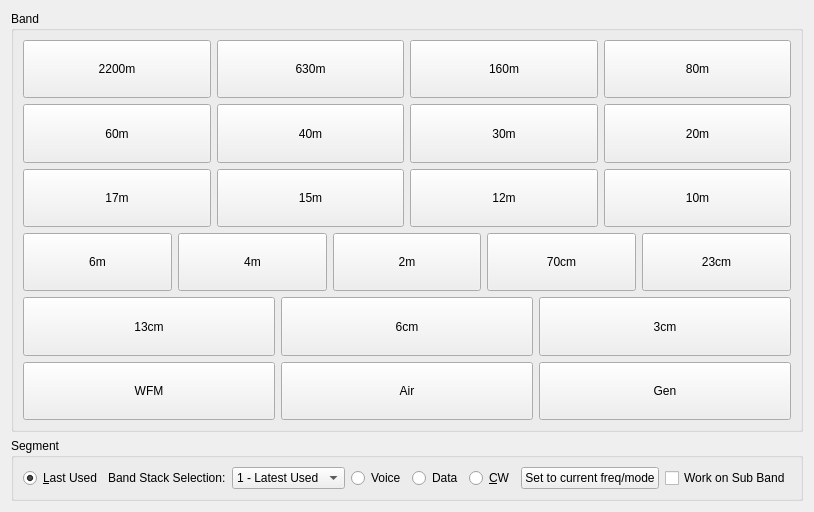
<?xml version="1.0" encoding="UTF-8"?>
<ui version="4.0">
 <class>bandbuttons</class>
 <widget class="QWidget" name="bandbuttons">
  <property name="geometry">
   <rect>
    <x>0</x>
    <y>0</y>
    <width>737</width>
    <height>512</height>
   </rect>
  </property>
  <property name="windowTitle">
   <string>Form</string>
  </property>
  <layout class="QVBoxLayout" name="verticalLayout">
   <item>
    <widget class="QGroupBox" name="groupBox_3">
     <property name="title">
      <string>Band</string>
     </property>
     <layout class="QVBoxLayout" name="verticalLayout_6">
      <item>
       <layout class="QHBoxLayout" name="horizontalLayout_26">
        <property name="topMargin">
         <number>0</number>
        </property>
        <property name="rightMargin">
         <number>0</number>
        </property>
        <item>
         <widget class="QPushButton" name="band2200mbtn">
          <property name="sizePolicy">
           <sizepolicy hsizetype="Minimum" vsizetype="MinimumExpanding">
            <horstretch>0</horstretch>
            <verstretch>0</verstretch>
           </sizepolicy>
          </property>
          <property name="maximumSize">
           <size>
            <width>16777215</width>
            <height>128</height>
           </size>
          </property>
          <property name="focusPolicy">
           <enum>Qt::FocusPolicy::NoFocus</enum>
          </property>
          <property name="text">
           <string>2200m</string>
          </property>
         </widget>
        </item>
        <item>
         <widget class="QPushButton" name="band630mbtn">
          <property name="sizePolicy">
           <sizepolicy hsizetype="Minimum" vsizetype="MinimumExpanding">
            <horstretch>0</horstretch>
            <verstretch>0</verstretch>
           </sizepolicy>
          </property>
          <property name="maximumSize">
           <size>
            <width>16777215</width>
            <height>128</height>
           </size>
          </property>
          <property name="focusPolicy">
           <enum>Qt::FocusPolicy::NoFocus</enum>
          </property>
          <property name="text">
           <string>630m</string>
          </property>
         </widget>
        </item>
        <item>
         <widget class="QPushButton" name="band160mbtn">
          <property name="sizePolicy">
           <sizepolicy hsizetype="Minimum" vsizetype="MinimumExpanding">
            <horstretch>0</horstretch>
            <verstretch>0</verstretch>
           </sizepolicy>
          </property>
          <property name="maximumSize">
           <size>
            <width>16777215</width>
            <height>128</height>
           </size>
          </property>
          <property name="focusPolicy">
           <enum>Qt::FocusPolicy::NoFocus</enum>
          </property>
          <property name="text">
           <string>160m</string>
          </property>
          <property name="shortcut">
           <string>L</string>
          </property>
         </widget>
        </item>
        <item>
         <widget class="QPushButton" name="band80mbtn">
          <property name="sizePolicy">
           <sizepolicy hsizetype="Minimum" vsizetype="MinimumExpanding">
            <horstretch>0</horstretch>
            <verstretch>0</verstretch>
           </sizepolicy>
          </property>
          <property name="maximumSize">
           <size>
            <width>16777215</width>
            <height>128</height>
           </size>
          </property>
          <property name="focusPolicy">
           <enum>Qt::FocusPolicy::NoFocus</enum>
          </property>
          <property name="text">
           <string>80m</string>
          </property>
          <property name="shortcut">
           <string>8</string>
          </property>
         </widget>
        </item>
       </layout>
      </item>
      <item>
       <layout class="QHBoxLayout" name="horizontalLayout_8">
        <item>
         <widget class="QPushButton" name="band60mbtn">
          <property name="sizePolicy">
           <sizepolicy hsizetype="Minimum" vsizetype="MinimumExpanding">
            <horstretch>0</horstretch>
            <verstretch>0</verstretch>
           </sizepolicy>
          </property>
          <property name="maximumSize">
           <size>
            <width>16777215</width>
            <height>128</height>
           </size>
          </property>
          <property name="focusPolicy">
           <enum>Qt::FocusPolicy::NoFocus</enum>
          </property>
          <property name="text">
           <string>60m</string>
          </property>
          <property name="shortcut">
           <string>S</string>
          </property>
         </widget>
        </item>
        <item>
         <widget class="QPushButton" name="band40mbtn">
          <property name="sizePolicy">
           <sizepolicy hsizetype="Minimum" vsizetype="MinimumExpanding">
            <horstretch>0</horstretch>
            <verstretch>0</verstretch>
           </sizepolicy>
          </property>
          <property name="maximumSize">
           <size>
            <width>16777215</width>
            <height>128</height>
           </size>
          </property>
          <property name="focusPolicy">
           <enum>Qt::FocusPolicy::NoFocus</enum>
          </property>
          <property name="text">
           <string>40m</string>
          </property>
          <property name="shortcut">
           <string>4</string>
          </property>
         </widget>
        </item>
        <item>
         <widget class="QPushButton" name="band30mbtn">
          <property name="sizePolicy">
           <sizepolicy hsizetype="Minimum" vsizetype="MinimumExpanding">
            <horstretch>0</horstretch>
            <verstretch>0</verstretch>
           </sizepolicy>
          </property>
          <property name="maximumSize">
           <size>
            <width>16777215</width>
            <height>128</height>
           </size>
          </property>
          <property name="focusPolicy">
           <enum>Qt::FocusPolicy::NoFocus</enum>
          </property>
          <property name="text">
           <string>30m</string>
          </property>
          <property name="shortcut">
           <string>3</string>
          </property>
         </widget>
        </item>
        <item>
         <widget class="QPushButton" name="band20mbtn">
          <property name="sizePolicy">
           <sizepolicy hsizetype="Minimum" vsizetype="MinimumExpanding">
            <horstretch>0</horstretch>
            <verstretch>0</verstretch>
           </sizepolicy>
          </property>
          <property name="maximumSize">
           <size>
            <width>16777215</width>
            <height>128</height>
           </size>
          </property>
          <property name="focusPolicy">
           <enum>Qt::FocusPolicy::NoFocus</enum>
          </property>
          <property name="text">
           <string>20m</string>
          </property>
          <property name="shortcut">
           <string>2</string>
          </property>
         </widget>
        </item>
       </layout>
      </item>
      <item>
       <layout class="QHBoxLayout" name="horizontalLayout_9">
        <item>
         <widget class="QPushButton" name="band17mbtn">
          <property name="sizePolicy">
           <sizepolicy hsizetype="Minimum" vsizetype="MinimumExpanding">
            <horstretch>0</horstretch>
            <verstretch>0</verstretch>
           </sizepolicy>
          </property>
          <property name="maximumSize">
           <size>
            <width>16777215</width>
            <height>128</height>
           </size>
          </property>
          <property name="focusPolicy">
           <enum>Qt::FocusPolicy::NoFocus</enum>
          </property>
          <property name="text">
           <string>17m</string>
          </property>
          <property name="shortcut">
           <string>7</string>
          </property>
         </widget>
        </item>
        <item>
         <widget class="QPushButton" name="band15mbtn">
          <property name="sizePolicy">
           <sizepolicy hsizetype="Minimum" vsizetype="MinimumExpanding">
            <horstretch>0</horstretch>
            <verstretch>0</verstretch>
           </sizepolicy>
          </property>
          <property name="maximumSize">
           <size>
            <width>16777215</width>
            <height>128</height>
           </size>
          </property>
          <property name="focusPolicy">
           <enum>Qt::FocusPolicy::NoFocus</enum>
          </property>
          <property name="text">
           <string>15m</string>
          </property>
          <property name="shortcut">
           <string>5</string>
          </property>
         </widget>
        </item>
        <item>
         <widget class="QPushButton" name="band12mbtn">
          <property name="sizePolicy">
           <sizepolicy hsizetype="Minimum" vsizetype="MinimumExpanding">
            <horstretch>0</horstretch>
            <verstretch>0</verstretch>
           </sizepolicy>
          </property>
          <property name="maximumSize">
           <size>
            <width>16777215</width>
            <height>128</height>
           </size>
          </property>
          <property name="focusPolicy">
           <enum>Qt::FocusPolicy::NoFocus</enum>
          </property>
          <property name="text">
           <string>12m</string>
          </property>
          <property name="shortcut">
           <string>T</string>
          </property>
         </widget>
        </item>
        <item>
         <widget class="QPushButton" name="band10mbtn">
          <property name="sizePolicy">
           <sizepolicy hsizetype="Minimum" vsizetype="MinimumExpanding">
            <horstretch>0</horstretch>
            <verstretch>0</verstretch>
           </sizepolicy>
          </property>
          <property name="maximumSize">
           <size>
            <width>16777215</width>
            <height>128</height>
           </size>
          </property>
          <property name="focusPolicy">
           <enum>Qt::FocusPolicy::NoFocus</enum>
          </property>
          <property name="text">
           <string>10m</string>
          </property>
          <property name="shortcut">
           <string>1</string>
          </property>
         </widget>
        </item>
       </layout>
      </item>
      <item>
       <layout class="QHBoxLayout" name="horizontalLayout_10">
        <item>
         <widget class="QPushButton" name="band6mbtn">
          <property name="sizePolicy">
           <sizepolicy hsizetype="Minimum" vsizetype="MinimumExpanding">
            <horstretch>0</horstretch>
            <verstretch>0</verstretch>
           </sizepolicy>
          </property>
          <property name="maximumSize">
           <size>
            <width>16777215</width>
            <height>128</height>
           </size>
          </property>
          <property name="focusPolicy">
           <enum>Qt::FocusPolicy::NoFocus</enum>
          </property>
          <property name="text">
           <string>6m</string>
          </property>
          <property name="shortcut">
           <string>6</string>
          </property>
         </widget>
        </item>
        <item>
         <widget class="QPushButton" name="band4mbtn">
          <property name="sizePolicy">
           <sizepolicy hsizetype="Minimum" vsizetype="MinimumExpanding">
            <horstretch>0</horstretch>
            <verstretch>0</verstretch>
           </sizepolicy>
          </property>
          <property name="maximumSize">
           <size>
            <width>16777215</width>
            <height>128</height>
           </size>
          </property>
          <property name="focusPolicy">
           <enum>Qt::FocusPolicy::NoFocus</enum>
          </property>
          <property name="text">
           <string>4m</string>
          </property>
          <property name="shortcut">
           <string>$</string>
          </property>
         </widget>
        </item>
        <item>
         <widget class="QPushButton" name="band2mbtn">
          <property name="sizePolicy">
           <sizepolicy hsizetype="Minimum" vsizetype="MinimumExpanding">
            <horstretch>0</horstretch>
            <verstretch>0</verstretch>
           </sizepolicy>
          </property>
          <property name="maximumSize">
           <size>
            <width>16777215</width>
            <height>128</height>
           </size>
          </property>
          <property name="focusPolicy">
           <enum>Qt::FocusPolicy::NoFocus</enum>
          </property>
          <property name="text">
           <string>2m</string>
          </property>
          <property name="shortcut">
           <string>V</string>
          </property>
         </widget>
        </item>
        <item>
         <widget class="QPushButton" name="band70cmbtn">
          <property name="sizePolicy">
           <sizepolicy hsizetype="Minimum" vsizetype="MinimumExpanding">
            <horstretch>0</horstretch>
            <verstretch>0</verstretch>
           </sizepolicy>
          </property>
          <property name="maximumSize">
           <size>
            <width>16777215</width>
            <height>128</height>
           </size>
          </property>
          <property name="focusPolicy">
           <enum>Qt::FocusPolicy::NoFocus</enum>
          </property>
          <property name="text">
           <string>70cm</string>
          </property>
          <property name="shortcut">
           <string>U</string>
          </property>
         </widget>
        </item>
        <item>
         <widget class="QPushButton" name="band23cmbtn">
          <property name="sizePolicy">
           <sizepolicy hsizetype="Minimum" vsizetype="MinimumExpanding">
            <horstretch>0</horstretch>
            <verstretch>0</verstretch>
           </sizepolicy>
          </property>
          <property name="maximumSize">
           <size>
            <width>16777215</width>
            <height>128</height>
           </size>
          </property>
          <property name="focusPolicy">
           <enum>Qt::FocusPolicy::NoFocus</enum>
          </property>
          <property name="text">
           <string>23cm</string>
          </property>
          <property name="shortcut">
           <string/>
          </property>
         </widget>
        </item>
       </layout>
      </item>
      <item>
       <layout class="QHBoxLayout" name="horizontalLayout">
        <item>
         <widget class="QPushButton" name="band13cmbtn">
          <property name="sizePolicy">
           <sizepolicy hsizetype="Minimum" vsizetype="MinimumExpanding">
            <horstretch>0</horstretch>
            <verstretch>0</verstretch>
           </sizepolicy>
          </property>
          <property name="maximumSize">
           <size>
            <width>16777215</width>
            <height>128</height>
           </size>
          </property>
          <property name="focusPolicy">
           <enum>Qt::FocusPolicy::NoFocus</enum>
          </property>
          <property name="text">
           <string>13cm</string>
          </property>
         </widget>
        </item>
        <item>
         <widget class="QPushButton" name="band6cmbtn">
          <property name="sizePolicy">
           <sizepolicy hsizetype="Minimum" vsizetype="MinimumExpanding">
            <horstretch>0</horstretch>
            <verstretch>0</verstretch>
           </sizepolicy>
          </property>
          <property name="maximumSize">
           <size>
            <width>16777215</width>
            <height>128</height>
           </size>
          </property>
          <property name="focusPolicy">
           <enum>Qt::FocusPolicy::NoFocus</enum>
          </property>
          <property name="text">
           <string>6cm</string>
          </property>
         </widget>
        </item>
        <item>
         <widget class="QPushButton" name="band3cmbtn">
          <property name="sizePolicy">
           <sizepolicy hsizetype="Minimum" vsizetype="MinimumExpanding">
            <horstretch>0</horstretch>
            <verstretch>0</verstretch>
           </sizepolicy>
          </property>
          <property name="maximumSize">
           <size>
            <width>16777215</width>
            <height>128</height>
           </size>
          </property>
          <property name="focusPolicy">
           <enum>Qt::FocusPolicy::NoFocus</enum>
          </property>
          <property name="text">
           <string>3cm</string>
          </property>
         </widget>
        </item>
       </layout>
      </item>
      <item>
       <layout class="QHBoxLayout" name="horizontalLayout_11">
        <item>
         <widget class="QPushButton" name="bandWFMbtn">
          <property name="sizePolicy">
           <sizepolicy hsizetype="Minimum" vsizetype="MinimumExpanding">
            <horstretch>0</horstretch>
            <verstretch>0</verstretch>
           </sizepolicy>
          </property>
          <property name="maximumSize">
           <size>
            <width>16777215</width>
            <height>128</height>
           </size>
          </property>
          <property name="focusPolicy">
           <enum>Qt::FocusPolicy::NoFocus</enum>
          </property>
          <property name="text">
           <string>WFM</string>
          </property>
          <property name="shortcut">
           <string>W</string>
          </property>
         </widget>
        </item>
        <item>
         <widget class="QPushButton" name="bandAirbtn">
          <property name="sizePolicy">
           <sizepolicy hsizetype="Minimum" vsizetype="MinimumExpanding">
            <horstretch>0</horstretch>
            <verstretch>0</verstretch>
           </sizepolicy>
          </property>
          <property name="maximumSize">
           <size>
            <width>16777215</width>
            <height>128</height>
           </size>
          </property>
          <property name="focusPolicy">
           <enum>Qt::FocusPolicy::NoFocus</enum>
          </property>
          <property name="text">
           <string>Air</string>
          </property>
          <property name="shortcut">
           <string>A</string>
          </property>
         </widget>
        </item>
        <item>
         <widget class="QPushButton" name="bandGenbtn">
          <property name="sizePolicy">
           <sizepolicy hsizetype="Minimum" vsizetype="MinimumExpanding">
            <horstretch>0</horstretch>
            <verstretch>0</verstretch>
           </sizepolicy>
          </property>
          <property name="maximumSize">
           <size>
            <width>16777215</width>
            <height>128</height>
           </size>
          </property>
          <property name="focusPolicy">
           <enum>Qt::FocusPolicy::NoFocus</enum>
          </property>
          <property name="text">
           <string>Gen</string>
          </property>
          <property name="shortcut">
           <string>G</string>
          </property>
         </widget>
        </item>
       </layout>
      </item>
     </layout>
    </widget>
   </item>
   <item>
    <widget class="QGroupBox" name="groupBox_4">
     <property name="sizePolicy">
      <sizepolicy hsizetype="Preferred" vsizetype="Fixed">
       <horstretch>0</horstretch>
       <verstretch>0</verstretch>
      </sizepolicy>
     </property>
     <property name="title">
      <string>Segment</string>
     </property>
     <layout class="QHBoxLayout" name="horizontalLayout_12">
      <item>
       <widget class="QRadioButton" name="bandStkLastUsedBtn">
        <property name="text">
         <string>&amp;Last Used</string>
        </property>
        <property name="iconSize">
         <size>
          <width>16</width>
          <height>16</height>
         </size>
        </property>
        <property name="checked">
         <bool>true</bool>
        </property>
       </widget>
      </item>
      <item>
       <widget class="QLabel" name="label">
        <property name="text">
         <string>Band Stack Selection:</string>
        </property>
       </widget>
      </item>
      <item>
       <widget class="QComboBox" name="bandStkPopdown">
        <property name="accessibleName">
         <string>Band Stack Selection</string>
        </property>
        <item>
         <property name="text">
          <string>1 - Latest Used</string>
         </property>
        </item>
        <item>
         <property name="text">
          <string>2 - Older</string>
         </property>
        </item>
        <item>
         <property name="text">
          <string>3 - Oldest Used</string>
         </property>
        </item>
       </widget>
      </item>
      <item>
       <widget class="QRadioButton" name="bandStkVoiceBtn">
        <property name="text">
         <string>Voice</string>
        </property>
       </widget>
      </item>
      <item>
       <widget class="QRadioButton" name="bandStkDataBtn">
        <property name="text">
         <string>Data</string>
        </property>
       </widget>
      </item>
      <item>
       <widget class="QRadioButton" name="bandStkCWBtn">
        <property name="text">
         <string>&amp;CW</string>
        </property>
       </widget>
      </item>
      <item>
       <widget class="QPushButton" name="bandSetBtn">
        <property name="toolTip">
         <string>Use this button to set the current bandstack register frequency/mode</string>
        </property>
        <property name="text">
         <string>Set to current freq/mode</string>
        </property>
       </widget>
      </item>
      <item>
       <spacer name="horizontalSpacer">
        <property name="orientation">
         <enum>Qt::Orientation::Horizontal</enum>
        </property>
        <property name="sizeHint" stdset="0">
         <size>
          <width>40</width>
          <height>20</height>
         </size>
        </property>
       </spacer>
      </item>
      <item>
       <widget class="QCheckBox" name="subBandCheck">
        <property name="text">
         <string>Work on Sub Band</string>
        </property>
       </widget>
      </item>
     </layout>
    </widget>
   </item>
  </layout>
 </widget>
 <resources/>
 <connections/>
</ui>
